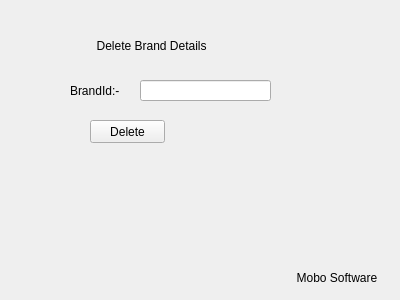
<?xml version="1.0" encoding="UTF-8"?>
<ui version="4.0">
 <class>Frame</class>
 <widget class="QFrame" name="Frame">
  <property name="geometry">
   <rect>
    <x>0</x>
    <y>0</y>
    <width>400</width>
    <height>300</height>
   </rect>
  </property>
  <property name="windowTitle">
   <string>Frame</string>
  </property>
  <property name="styleSheet">
   <string notr="true">QWidget#Frame{background-color: rgb(137, 101, 255);}
font: 12pt &quot;Kristen ITC&quot;;
</string>
  </property>
  <widget class="QLabel" name="label">
   <property name="geometry">
    <rect>
     <x>70</x>
     <y>80</y>
     <width>91</width>
     <height>21</height>
    </rect>
   </property>
   <property name="styleSheet">
    <string notr="true">font: 10pt &quot;MS Shell Dlg 2&quot;;</string>
   </property>
   <property name="text">
    <string>BrandId:-</string>
   </property>
  </widget>
  <widget class="QLineEdit" name="txtid">
   <property name="geometry">
    <rect>
     <x>140</x>
     <y>80</y>
     <width>131</width>
     <height>21</height>
    </rect>
   </property>
  </widget>
  <widget class="QPushButton" name="btndelete">
   <property name="geometry">
    <rect>
     <x>90</x>
     <y>120</y>
     <width>75</width>
     <height>23</height>
    </rect>
   </property>
   <property name="text">
    <string>Delete</string>
   </property>
  </widget>
  <widget class="QLabel" name="label_2">
   <property name="geometry">
    <rect>
     <x>90</x>
     <y>30</y>
     <width>251</width>
     <height>31</height>
    </rect>
   </property>
   <property name="styleSheet">
    <string notr="true">font: 16pt &quot;Algerian&quot;;
</string>
   </property>
   <property name="text">
    <string>  Delete Brand Details</string>
   </property>
  </widget>
  <widget class="QLabel" name="label_3">
   <property name="geometry">
    <rect>
     <x>280</x>
     <y>262</y>
     <width>111</width>
     <height>31</height>
    </rect>
   </property>
   <property name="styleSheet">
    <string notr="true">font: 10pt &quot;MS Shell Dlg 2&quot;;</string>
   </property>
   <property name="text">
    <string>     Mobo Software</string>
   </property>
  </widget>
 </widget>
 <resources/>
 <connections/>
</ui>
